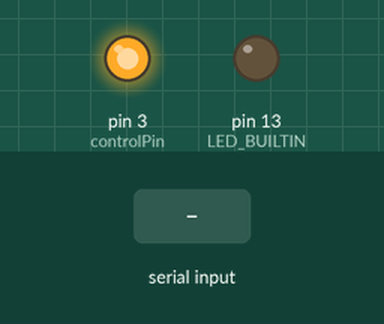
Bench run of a sketch on a simulated Arduino Uno, built with avr-gcc and run on an emulated ATmega328P. Parts: output pins drawn as LEDs (lit = HIGH). Inputs (shaded band) come from the test bench. What the sketch prints to the serial monitor is not drawn.

Above: at 1.2 s.
1.3 s: "OFF\n" received over Serial
At 2.5 s:
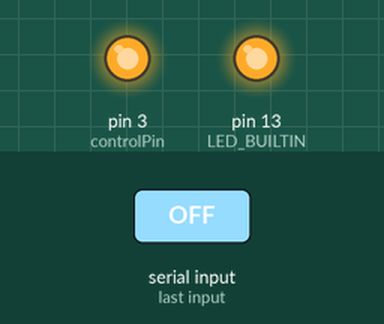
2.8 s: "ON\n" received over Serial
At 3.6 s:
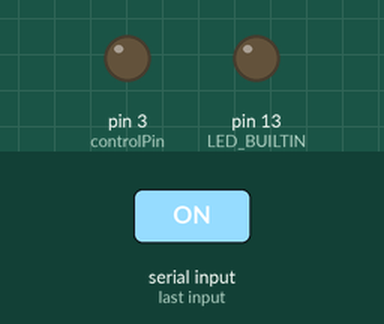
Timing chart, 0 to 5.8 s (numbered marks = the images above; inputs shaded):
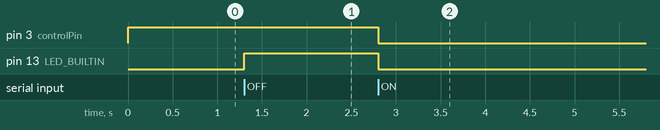

The sketch:

vacuum_control.ino
```cpp
// 吸盘通断控制，信号线接地状态（低电平）为吸取，高电平为释放
int controlPin = 3;  // 控制吸盘设备的 GPIO 引脚

void setup() {
  Serial.begin(9600);
  pinMode(controlPin, OUTPUT);
  digitalWrite(controlPin, HIGH);  // 初始状态为吸盘关闭
  pinMode(LED_BUILTIN, OUTPUT);
  digitalWrite(LED_BUILTIN, LOW);
}

void loop() {
  if (Serial.available() > 0) {
    String command = Serial.readStringUntil('\n');
    command.trim();

    if (command == "OFF") {
      digitalWrite(controlPin, HIGH);  // 关闭吸盘设备
      digitalWrite(LED_BUILTIN, HIGH);
      Serial.println("吸盘已关闭");
    } else if (command == "ON") {
      digitalWrite(controlPin, LOW);   // 开启吸盘设备
      digitalWrite(LED_BUILTIN, LOW);
      Serial.println("吸盘已开启");
    } else {
      Serial.println("未知指令");
    }
  }
}
```

Measured:
- after the input at 1.3 s, pin 13 (LED_BUILTIN): LOW → HIGH at once
- after the input at 2.8 s, pin 3 (controlPin), pin 13 (LED_BUILTIN): HIGH → LOW at once
